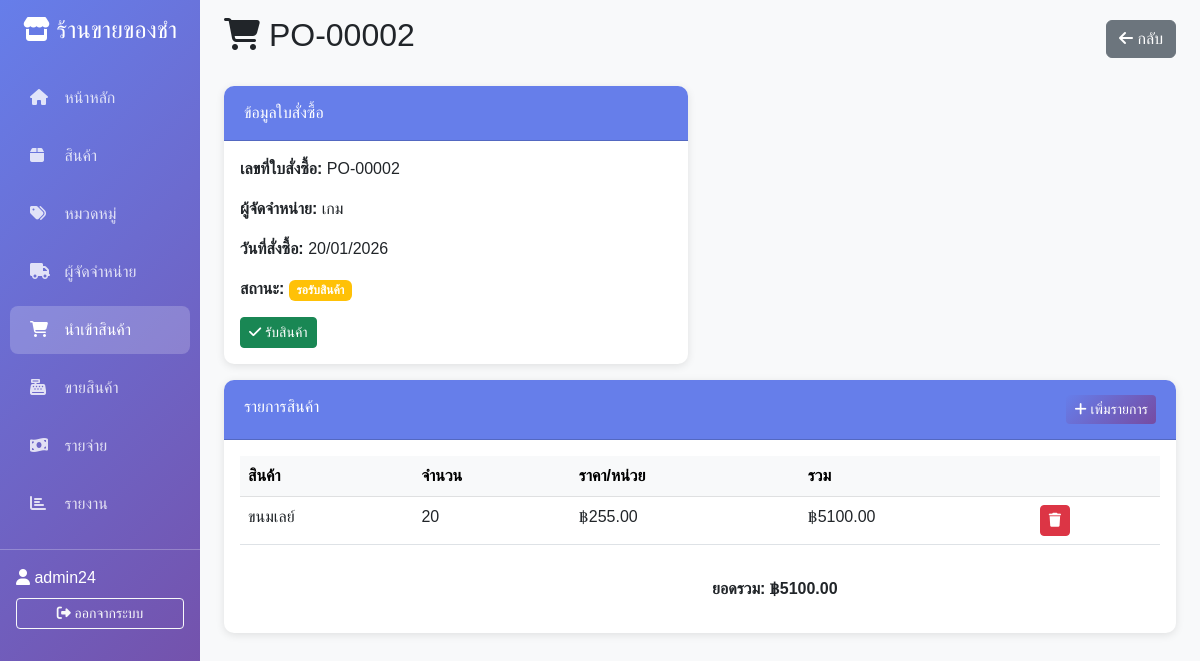
The app's page /purchases/2/ (signed in) with its own data.
### inventory/models.py (models this page shows, shortened)
class Purchase(models.Model):
    purchase_number = models.CharField(max_length=50, unique=True, verbose_name="เลขที่ใบสั่งซื้อ")
    supplier = models.ForeignKey(Supplier, on_delete=models.CASCADE, verbose_name="ผู้จัดจำหน่าย")
    purchase_date = models.DateTimeField(default=timezone.now, verbose_name="วันที่สั่งซื้อ")
    received_date = models.DateTimeField(null=True, blank=True, verbose_name="วันที่รับสินค้า")
    total_amount = models.DecimalField(max_digits=12, decimal_places=2, default=0, verbose_name="ยอดรวม")
    status = models.CharField(max_length=20, choices=[
        ('pending', 'รอรับสินค้า'),
        ('received', 'รับสินค้าแล้ว'),
        ('cancelled', 'ยกเลิก')
    ], default='pending', verbose_name="สถานะ")
    note = models.TextField(blank=True, verbose_name="หมายเหตุ")
    created_by = models.ForeignKey(User, on_delete=models.SET_NULL, null=True, verbose_name="ผู้บันทึก")
    created_at = models.DateTimeField(auto_now_add=True)
    class Meta:
        verbose_name = "การนำเข้าสินค้า"
        verbose_name_plural = "การนำเข้าสินค้า"
        ordering = ['-purchase_date']

class Supplier(models.Model):
    name = models.CharField(max_length=200, verbose_name="ชื่อผู้จัดจำหน่าย")
    contact_person = models.CharField(max_length=100, blank=True, verbose_name="ผู้ติดต่อ")
    phone = models.CharField(max_length=20, blank=True, verbose_name="เบอร์โทร")
    email = models.EmailField(blank=True, verbose_name="อีเมล")
    address = models.TextField(blank=True, verbose_name="ที่อยู่")
    created_at = models.DateTimeField(auto_now_add=True)
    class Meta:
        verbose_name = "ผู้จัดจำหน่าย"
        verbose_name_plural = "ผู้จัดจำหน่าย"

class PurchaseItem(models.Model):
    purchase = models.ForeignKey(Purchase, on_delete=models.CASCADE, related_name='items', verbose_name="ใบสั่งซื้อ")
    product = models.ForeignKey(Product, on_delete=models.CASCADE, verbose_name="สินค้า")
    quantity = models.IntegerField(verbose_name="จำนวน")
    unit_price = models.DecimalField(max_digits=10, decimal_places=2, verbose_name="ราคาต่อหน่วย")
    total_price = models.DecimalField(max_digits=12, decimal_places=2, verbose_name="ราคารวม")
    class Meta:
        verbose_name = "รายการสินค้านำเข้า"
        verbose_name_plural = "รายการสินค้านำเข้า"

class Product(models.Model):
    code = models.CharField(max_length=50, unique=True, verbose_name="รหัสสินค้า")
    name = models.CharField(max_length=200, verbose_name="ชื่อสินค้า")
    category = models.ForeignKey(Category, on_delete=models.SET_NULL, null=True, verbose_name="หมวดหมู่")
    description = models.TextField(blank=True, verbose_name="รายละเอียด")
    unit = models.CharField(max_length=50, default="ชิ้น", verbose_name="หน่วย")
    cost_price = models.DecimalField(max_digits=10, decimal_places=2, verbose_name="ราคาทุน")
    selling_price = models.DecimalField(max_digits=10, decimal_places=2, verbose_name="ราคาขาย")
    stock_quantity = models.IntegerField(default=0, verbose_name="จำนวนคงเหลือ")
    min_stock = models.IntegerField(default=10, verbose_name="จำนวนขั้นต่ำ")
    image = models.ImageField(upload_to='products/', blank=True, null=True, verbose_name="รูปภาพ")
    created_at = models.DateTimeField(auto_now_add=True)
    updated_at = models.DateTimeField(auto_now=True)
    class Meta:
        verbose_name = "สินค้า"
        verbose_name_plural = "สินค้า"
        ordering = ['-created_at']
    def __str__(self):
        return f"{self.code} - {self.name}"

### inventory/views.py (the view)
# urls.py: path('purchases/<int:pk>/', views.purchase_detail, name='purchase_detail'),
@login_required
def purchase_detail(request, pk):
    purchase = get_object_or_404(Purchase, pk=pk)
    items = purchase.items.all()
    if request.method == 'POST':
        form = PurchaseItemForm(request.POST)
        if form.is_valid():
            item = form.save(commit=False)
            item.purchase = purchase
            item.save()
            total = purchase.items.aggregate(total=Sum('total_price'))['total'] or 0
            purchase.total_amount = total
            purchase.save()
            messages.success(request, 'เพิ่มรายการสินค้าเรียบร้อยแล้ว')
            return redirect('purchase_detail', pk=pk)
    else:
        form = PurchaseItemForm()
    context = {
        'purchase': purchase,
        'items': items,
        'form': form,
    }
    return render(request, 'purchase_detail.html', context)

### templates/purchase_detail.html (shortened to what this page needs)
{% extends 'base.html' %}
{% block content %}
<div class="d-flex justify-content-between align-items-center mb-4">
    <h2><i class="fas fa-shopping-cart"></i> {{ purchase.purchase_number }}</h2>
    <a href="{% url 'purchase_list' %}" class="btn btn-secondary">
        <i class="fas fa-arrow-left"></i> กลับ
    </a>
</div>
<div class="row">
    <div class="col-md-6">
        <div class="card mb-3">
            <div class="card-header">
                ข้อมูลใบสั่งซื้อ
            </div>
            <div class="card-body">
                <p><strong>เลขที่ใบสั่งซื้อ:</strong> {{ purchase.purchase_number }}</p>
                <p><strong>ผู้จัดจำหน่าย:</strong> {{ purchase.supplier.name }}</p>
                <p><strong>วันที่สั่งซื้อ:</strong> {{ purchase.purchase_date|date:"d/m/Y" }}</p>
                <p><strong>สถานะ:</strong>
                    {% if purchase.status == 'pending' %}
                        <span class="badge bg-warning">รอรับสินค้า</span>
                    {% elif purchase.status == 'received' %}
                        <span class="badge bg-success">รับสินค้าแล้ว</span>
                    {% else %}
                        <span class="badge bg-danger">ยกเลิก</span>
                    {% endif %}
                </p>
                {% if purchase.status == 'pending' %}
                <a href="{% url 'purchase_receive' purchase.pk %}" class="btn btn-sm btn-success">
                    <i class="fas fa-check"></i> รับสินค้า
                </a>
                {% endif %}
            </div>
        </div>
    </div>
</div>
<div class="card">
    <div class="card-header d-flex justify-content-between">
        <span>รายการสินค้า</span>
        <a href="#" class="btn btn-sm btn-primary" data-bs-toggle="modal" data-bs-target="#addItemModal">
            <i class="fas fa-plus"></i> เพิ่มรายการ
        </a>
    </div>
    <div class="card-body">
        <div class="table-responsive">
            <table class="table table-hover">
                <thead class="table-light">
                    <tr>
                        <th>สินค้า</th>
                        <th>จำนวน</th>
                        <th>ราคา/หน่วย</th>
                        <th>รวม</th>
                        <th></th>
                    </tr>
                </thead>
                <tbody>
                    {% for item in items %}
                    <tr>
                        <td>{{ item.product.name }}</td>
                        <td>{{ item.quantity }}</td>
                        <td>฿{{ item.unit_price|floatformat:2 }}</td>
                        <td>฿{{ item.total_price|floatformat:2 }}</td>
                        <td>
                            <a href="{% url 'purchase_item_delete' item.pk %}" class="btn btn-sm btn-danger"
                               onclick="return confirm('ยืนยันลบ?')">
                                <i class="fas fa-trash"></i>
                            </a>
                        </td>
                    </tr>
                    {% empty %}
                    <tr>
                        <td colspan="5" class="text-center text-muted">ไม่มีรายการ</td>
                    </tr>
                    {% endfor %}
                </tbody>
            </table>
        </div>
        <div class="row mt-3">
            <div class="col-md-6 ms-auto">
                <p><strong>ยอดรวม: ฿{{ purchase.total_amount|floatformat:2 }}</strong></p>
            </div>
        </div>
    </div>
</div>
{% endblock %}

### templates/base.html (shortened to what this page needs)
<!DOCTYPE html>
<html lang="th">
<head>
    <link href="https://cdnjs.cloudflare.com/ajax/libs/bootstrap/5.3.0/css/bootstrap.min.css" rel="stylesheet">
    <link href="https://cdnjs.cloudflare.com/ajax/libs/font-awesome/6.4.0/css/all.min.css" rel="stylesheet">
</head>
<body>
    {% if user.is_authenticated %}
    <div class="container-fluid">
        <div class="row">
            <nav class="col-md-2 d-md-block sidebar">
                <div class="position-sticky pt-3">
                    <h4 class="text-white text-center mb-4">
                        <i class="fas fa-store"></i> ร้านขายของชำ
                    </h4>
                    <ul class="nav flex-column">
                        <li class="nav-item">
                            <a class="nav-link {% if request.resolver_match.url_name == 'dashboard' %}active{% endif %}" href="{% url 'dashboard' %}">
                                <i class="fas fa-home"></i> หน้าหลัก
                            </a>
                        </li>
                        <li class="nav-item">
                            <a class="nav-link {% if 'product' in request.resolver_match.url_name %}active{% endif %}" href="{% url 'product_list' %}">
                                <i class="fas fa-box"></i> สินค้า
                            </a>
                        </li>
                        <li class="nav-item">
                            <a class="nav-link {% if 'category' in request.resolver_match.url_name %}active{% endif %}" href="{% url 'category_list' %}">
                                <i class="fas fa-tags"></i> หมวดหมู่
                            </a>
                        </li>
                        <li class="nav-item">
                            <a class="nav-link {% if 'supplier' in request.resolver_match.url_name %}active{% endif %}" href="{% url 'supplier_list' %}">
                                <i class="fas fa-truck"></i> ผู้จัดจำหน่าย
                            </a>
                        </li>
                        <li class="nav-item">
                            <a class="nav-link {% if 'purchase' in request.resolver_match.url_name %}active{% endif %}" href="{% url 'purchase_list' %}">
                                <i class="fas fa-shopping-cart"></i> นำเข้าสินค้า
                            </a>
                        </li>
                        <li class="nav-item">
                            <a class="nav-link {% if 'sale' in request.resolver_match.url_name %}active{% endif %}" href="{% url 'sale_list' %}">
                                <i class="fas fa-cash-register"></i> ขายสินค้า
                            </a>
                        </li>
                        <li class="nav-item">
                            <a class="nav-link {% if 'expense' in request.resolver_match.url_name %}active{% endif %}" href="{% url 'expense_list' %}">
                                <i class="fas fa-money-bill-wave"></i> รายจ่าย
                            </a>
                        </li>
                        <li class="nav-item">
                            <a class="nav-link {% if 'report' in request.resolver_match.url_name %}active{% endif %}" href="{% url 'report_monthly' %}">
                                <i class="fas fa-chart-bar"></i> รายงาน
                            </a>
                        </li>
                    </ul>
                    <hr class="text-white">
                    <div class="px-3">
                        <p class="text-white mb-2">
                            <i class="fas fa-user"></i> {{ user.username }}
                        </p>
                        <a href="{% url 'logout' %}" class="btn btn-outline-light btn-sm w-100">
                            <i class="fas fa-sign-out-alt"></i> ออกจากระบบ
                        </a>
                    </div>
                </div>
            </nav>
            <main class="col-md-10 ms-sm-auto px-md-4">
                <div class="pt-3 pb-2 mb-3">
                    {% block content %}{% endblock %}
                </div>
            </main>
        </div>
    </div>
    {% else %}
    {% block auth_content %}{% endblock %}
    {% endif %}
</body>
</html>

### templates/base.html (style rules this page uses)
body { font-family: 'Sarabun', sans-serif; background-color: #f8f9fa; }
.sidebar { min-height: 100vh; background: linear-gradient(135deg, #667eea 0%, #764ba2 100%); padding: 0; }
.sidebar .nav-link { color: rgba(255,255,255,0.8); padding: 12px 20px; margin: 5px 10px; border-radius: 8px; transition: all 0.3s; }
.sidebar .nav-link:hover, .sidebar .nav-link.active { background-color: rgba(255,255,255,0.2); color: white; }
.sidebar .nav-link i { margin-right: 10px; width: 20px; }
.card { border: none; border-radius: 10px; box-shadow: 0 2px 8px rgba(0,0,0,0.1); margin-bottom: 20px; }
.card-header { background-color: #667eea; color: white; border-radius: 10px 10px 0 0 !important; padding: 15px 20px; }
.btn-primary { background: linear-gradient(135deg, #667eea 0%, #764ba2 100%); border: none; }
.table { background-color: white; }

### records on screen
Purchase: purchase_number "PO-00002", supplier.name "เกม", purchase_date "20/01/2026", total_amount "5100.00"
PurchaseItem: product.name "ขนมเลย์", quantity "20", unit_price "255.00", total_price "5100.00"

### other values on screen
{{ user.username }} "admin24"
